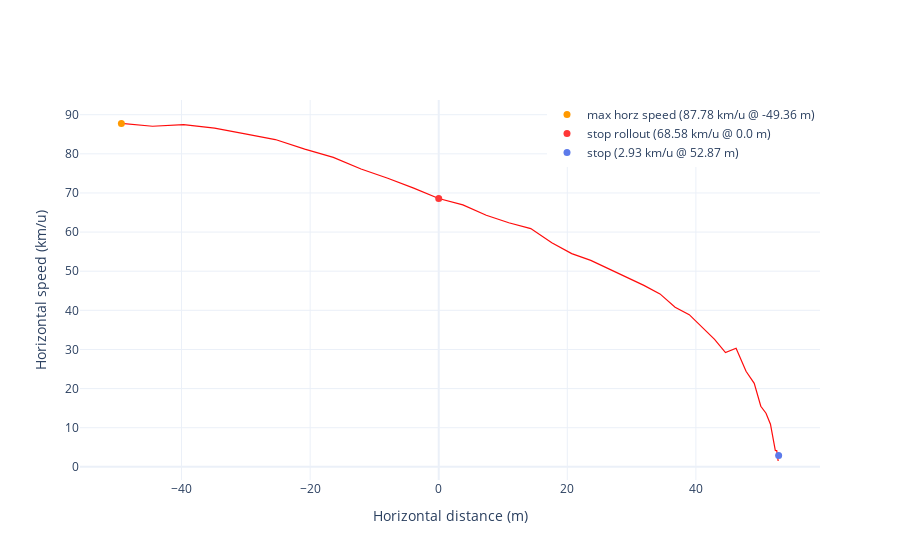

Source (notebook cell):
### Markdown cell above
**Horizontal Speed**

This plot illustrates the horizontal speed throughout the maneuver. However, it's worth noting that this peak horizontal speed is not attained during the plane out phase. As a result, there is room for improvement in refining the maneuver.

### Code cell
landing_viz.plt_speed()

### Figure 1 — Plotly figure (JSON) as saved in the notebook; plotly's stock layout.template omitted (floating-point values rounded to 4 significant figures)
{"data": [{"hovertemplate": "Horz speed: %{y:.2f} km/u <extra></extra>", "line": {"color": "#FF0B0B", "width": 1.2}, "showlegend": false, "type": "scatter", "x": [-49.36, -44.52, -39.68, -34.86, -30.1, -25.41, -20.84, -16.39, -12.08, -7.927, -3.889, 0, 3.758, 7.395, 10.9, 14.32, 17.58, 20.68, 23.65, 26.53, 29.27, 31.91, 34.41, 36.77, 38.96, 41.03, 42.91, 44.6, 46.25, 47.8, 49.07, 50.1, 50.91, 51.6, 52.07, 52.35, 52.57, 52.73, 52.8], "y": [87.78, 87.04, 87.44, 86.54, 85.1, 83.65, 81.22, 79.1, 76.1, 73.76, 71.24, 68.58, 66.94, 64.29, 62.39, 60.9, 57.25, 54.49, 52.78, 50.61, 48.38, 46.39, 44.2, 40.81, 38.9, 35.5, 32.58, 29.22, 30.33, 24.42, 21.33, 15.49, 13.7, 10.89, 6.279, 4.193, 4.143, 1.67, 1.498]}, {"marker": {"color": "#FF9900", "size": 7}, "mode": "markers", "name": "max horz speed (87.78 km/u @ -49.36 m)", "type": "scatter", "x": [-49.36], "y": [87.78]}, {"marker": {"color": "#FF3737", "size": 7}, "mode": "markers", "name": "stop rollout (68.58 km/u @ 0.0 m)", "type": "scatter", "x": [0], "y": [68.58]}, {"marker": {"color": "#5C7AEA", "size": 7}, "mode": "markers", "name": "stop (2.93 km/u @ 52.87 m)", "type": "scatter", "x": [52.87], "y": [2.926]}], "layout": {"autosize": true, "hovermode": "x unified", "legend": {"x": 1, "xanchor": "right", "y": 1, "yanchor": "top"}, "xaxis": {"autorange": true, "range": [-55.51, 59.02], "title": {"text": "Horizontal distance (m)"}, "type": "linear"}, "yaxis": {"autorange": true, "range": [-3.359, 93.79], "title": {"text": "Horizontal speed (km/u)"}, "type": "linear"}}}
